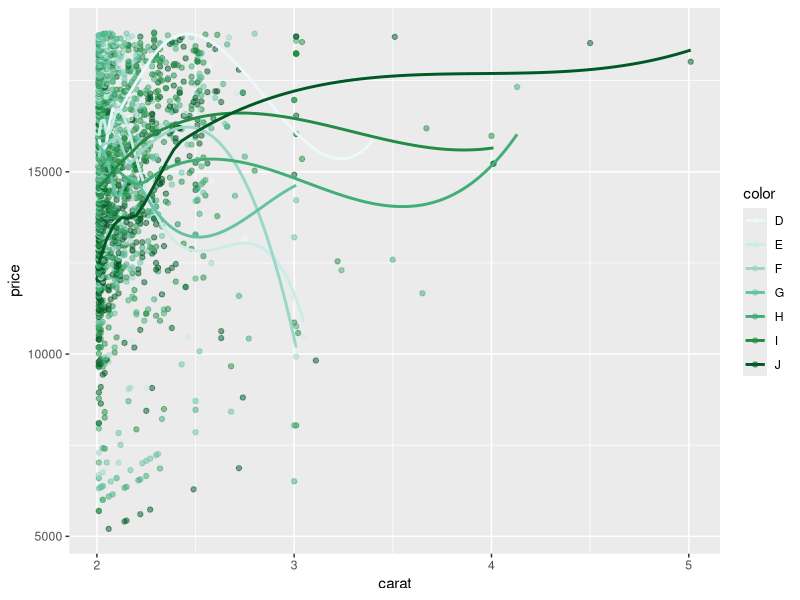
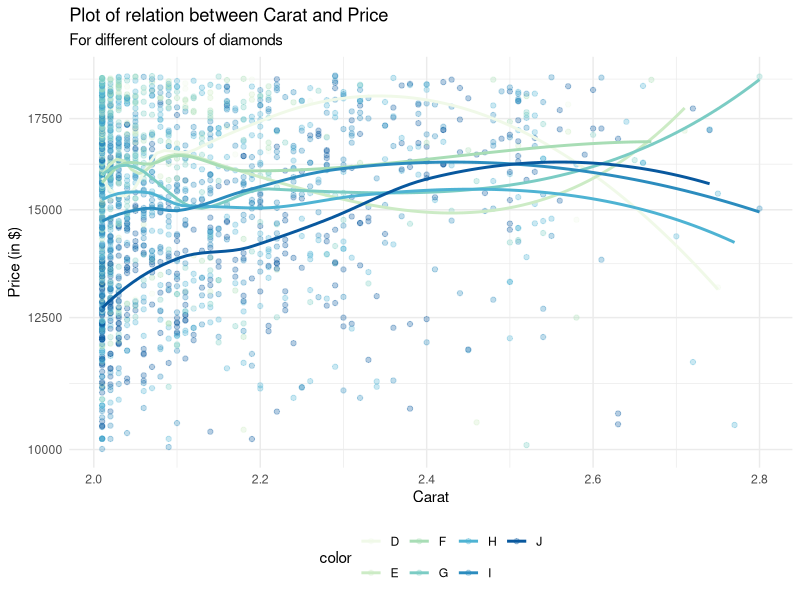
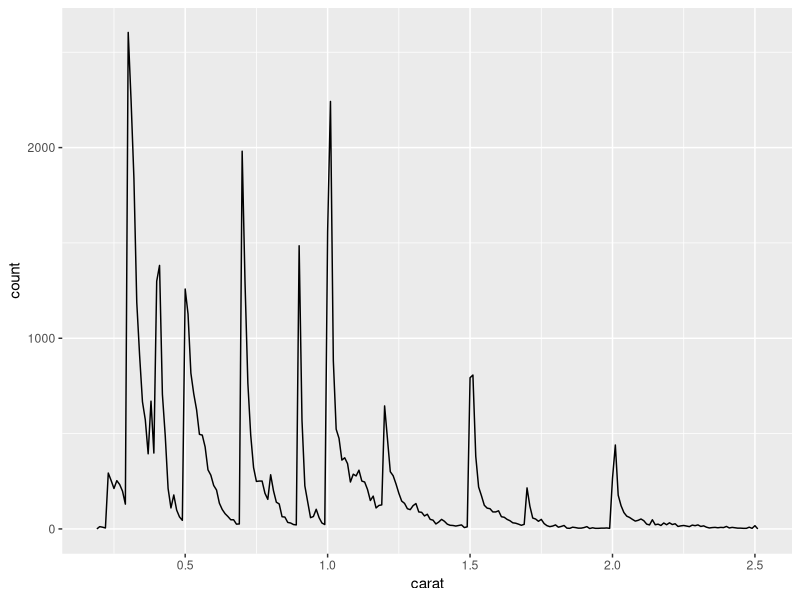

Source code (R) for these figures, in order:
## ---- chunk 1
library(tidyverse)
diamonds |> 
  filter(carat > 2) |>
  ggplot(mapping = aes(x=carat, y=price,
                       color = color)) +
  geom_point(alpha = 0.5) + 
  #scale_y_continuous(trans = "log") +
  geom_smooth(se=FALSE) + 
  scale_color_brewer(palette = 2)
## ---- chunk 2
library(tidyverse)
diamonds |> 
  filter(carat > 2) |>
  filter (carat < 3) |>
  filter (price > 10000) |>
  ggplot(mapping = aes(x=carat, y=price,
                       color = color)) +
  geom_point(alpha = 0.3) + 
  scale_y_continuous(trans = "log") +
  geom_smooth(se=FALSE) + 
  scale_color_brewer(palette = 4) +
  theme_minimal() +
  labs(title = "Plot of relation between Carat and Price",
       subtitle = "For different colours of diamonds",
       y = "Price (in $)", x = "Carat") +
  theme(legend.position = "bottom")
## ---- chunk 3
    print("Hello World")
## ---- chunk 4
#| label: setup
#| include: false

library(tidyverse)

smaller <- diamonds |> 
  filter(carat <= 2.5)
## ---- chunk 5
#| label: plot-smaller-diamonds
#| echo: false

smaller |> 
  ggplot(aes(x = carat)) + 
  geom_freqpoly(binwidth = 0.01)
